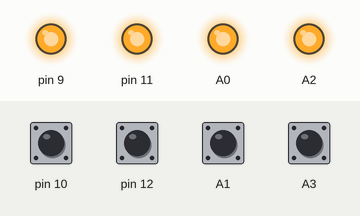
Simulated run of this sketch. Board: Arduino Uno, built with avr-gcc and run on an emulated ATmega328P. Shown: output pins drawn as LEDs (lit = HIGH). The inputs (shaded band) are chosen by the test bench; at power-on: A1, A3, pin 10, pin 12 HIGH.

Above: at 1.2 s.
1.3 s: pin 10 pulled LOW for 0.15 s
At 1.37 s:
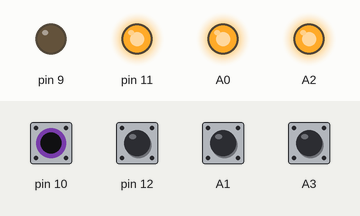
2.9 s: pin 12 pulled LOW for 0.15 s
At 2.97 s:
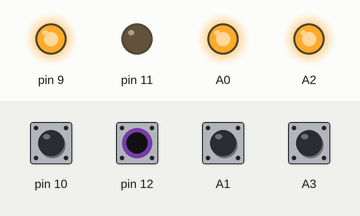
4.5 s: A1 pulled LOW for 0.15 s
At 4.57 s:
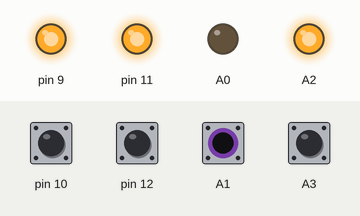
6.1 s: A3 pulled LOW for 0.15 s
At 6.17 s:
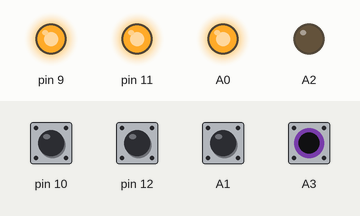
7.7 s: pin 10 driven LOW and pin 12 driven LOW
At 8.3 s:
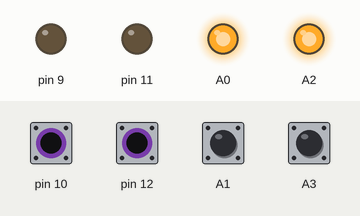
9.2 s: A1 pulled LOW for 1 s
At 10.0 s:
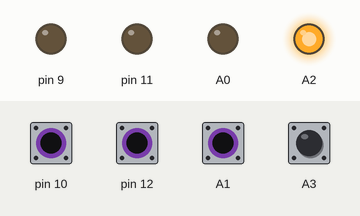
Timing chart, 0 to 12.2 s (numbered marks = the images above; inputs shaded):
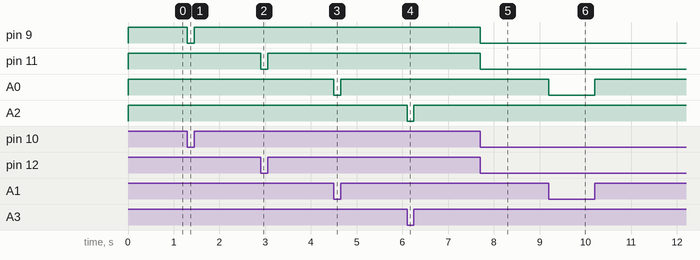

The sketch:

simon_game_debug.ino
```cpp
void setup() {
  // put your setup code here, to run once:
pinMode(9, OUTPUT);
pinMode(11, OUTPUT);
pinMode(A0, OUTPUT);
pinMode(A2, OUTPUT);
digitalWrite(9, 1);
digitalWrite(11, 1);
digitalWrite(A0, 1);
digitalWrite(A2, 1);
pinMode(10, INPUT_PULLUP);
pinMode(12, INPUT_PULLUP);
pinMode(A1, INPUT_PULLUP);
pinMode(A3, INPUT_PULLUP);
}

void loop() {
  // put your main code here, to run repeatedly:
digitalWrite(9, digitalRead(10));
digitalWrite(11, digitalRead(12));
digitalWrite(A0, digitalRead(A1));
digitalWrite(A2, digitalRead(A3));
}
```

Measured:
- after the input at 1.3 s, pin 9: HIGH → LOW at once, → HIGH 0.15 s later
- after the input at 2.9 s, pin 11: HIGH → LOW at once, → HIGH 0.15 s later
- after the input at 4.5 s, A0: HIGH → LOW at once, → HIGH 0.15 s later
- after the input at 6.1 s, A2: HIGH → LOW at once, → HIGH 0.15 s later
- after the input at 7.7 s, pin 9, pin 11: HIGH → LOW at once
- after the input at 9.2 s, A0: HIGH → LOW at once, → HIGH 1.0 s later
